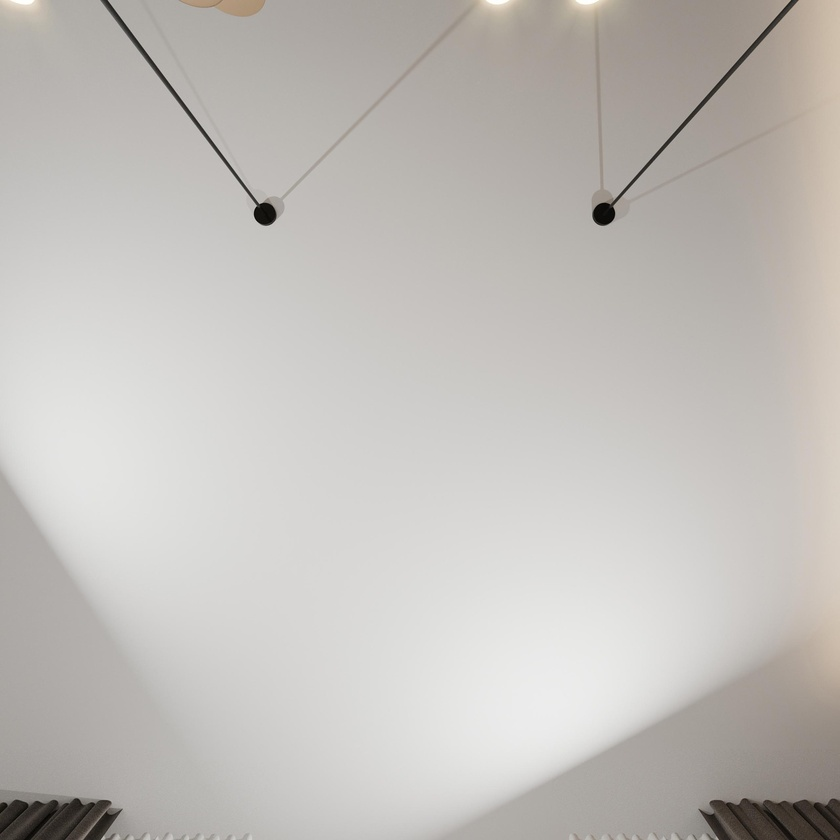
#> input picture TestPano/cube_faces/u.jpg, 840 x 840 px, shrunk from 2560 x 2560 before the run
$ python route_image.py
#> lines starting #> are read from the running program, lines starting #| are printed output that depends on the picture
from PIL import Image

img = Image.open('./cube_faces/u.jpg')
#> img is the input picture: PIL image 840x840 RGB; mean R, G, B 193.7, 190.4, 186.5
img = img.rotate(-180, expand=True)  # hoặc 90, thử cả hai để đúng hướng
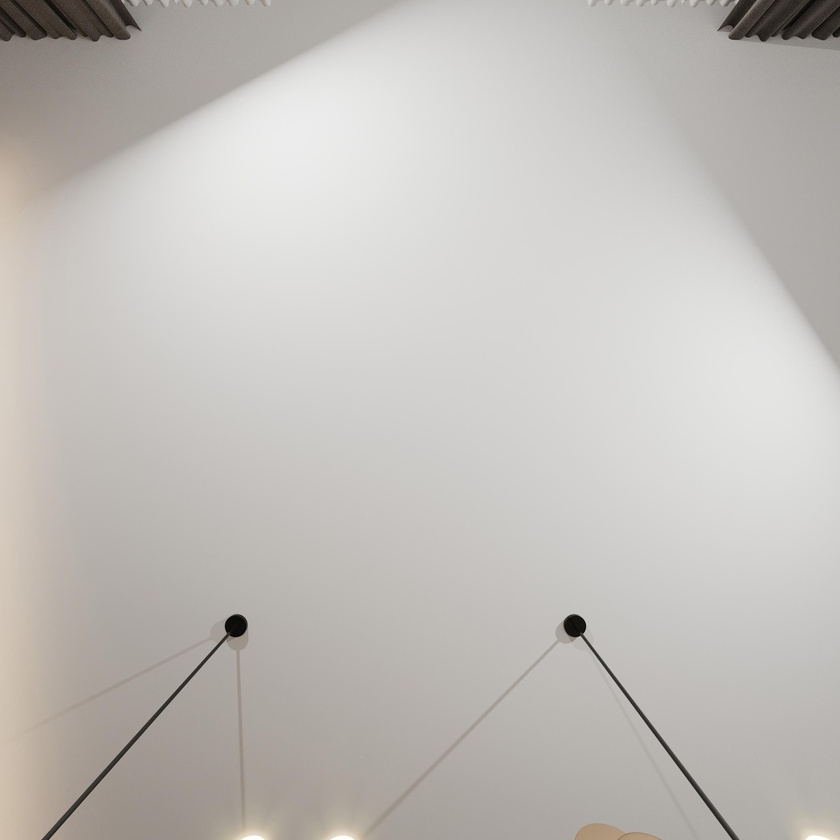
#> img: PIL image 840x840 RGB; mean R, G, B 193.7, 190.4, 186.5
img.save('./cube_faces/u.jpg')

img = Image.open('./cube_faces/d.jpg')
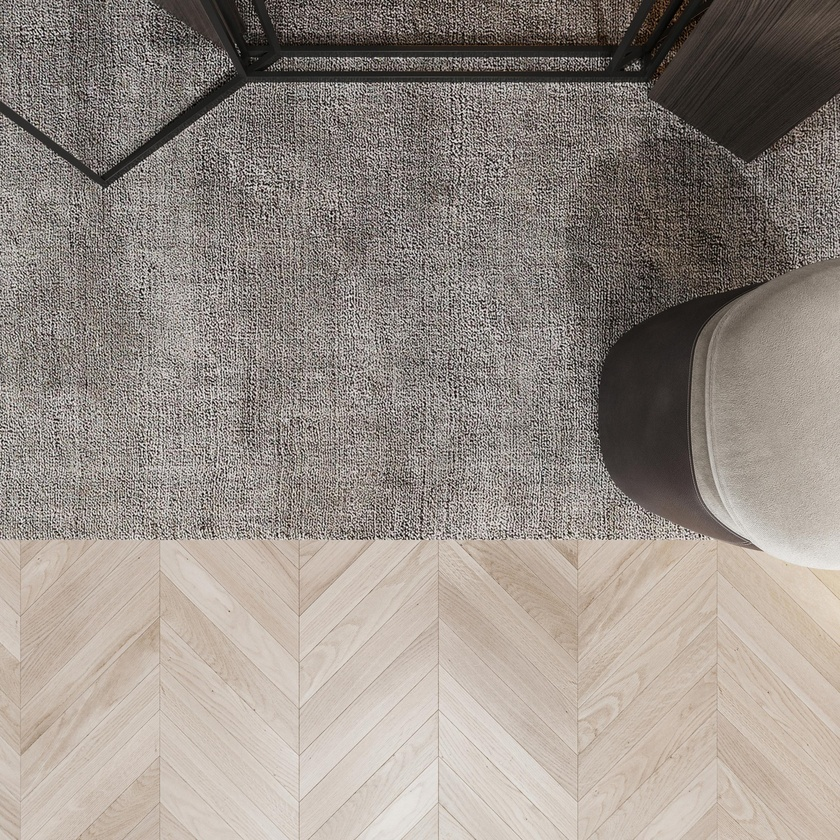
#> input picture TestPano/cube_faces/d.jpg, 840 x 840 px, shrunk from 2560 x 2560 before the run
#> img is the input picture: PIL image 840x840 RGB; mean R, G, B 150.2, 141.3, 134.2
img = img.rotate(180, expand=True)   # hoặc -90, thử cả hai để đúng hướng
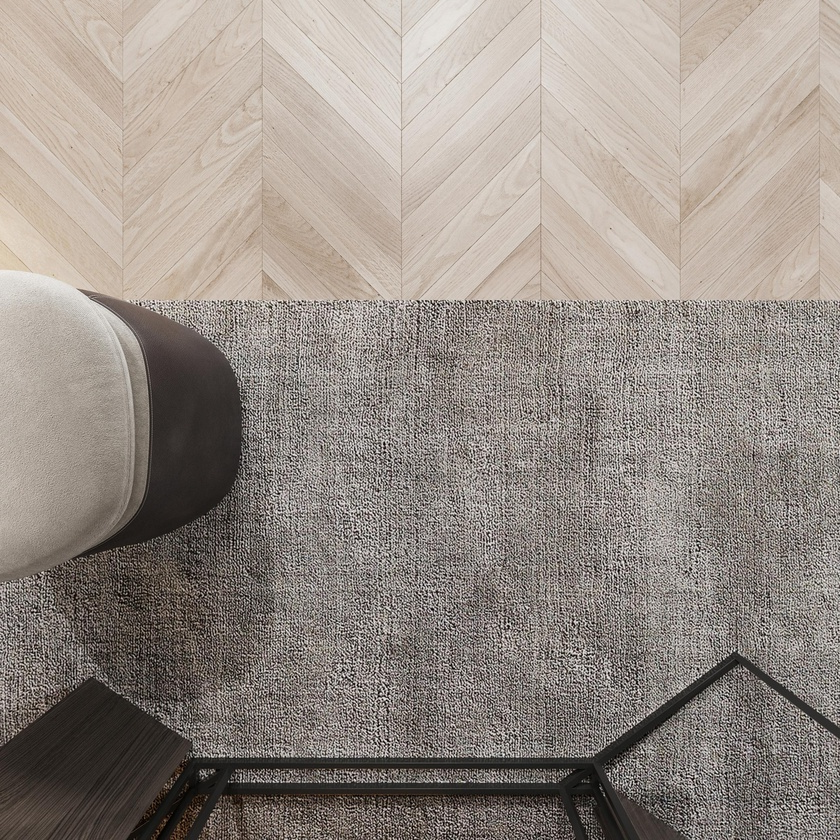
#> img: PIL image 840x840 RGB; mean R, G, B 150.2, 141.3, 134.2
img.save('./cube_faces/d.jpg')
